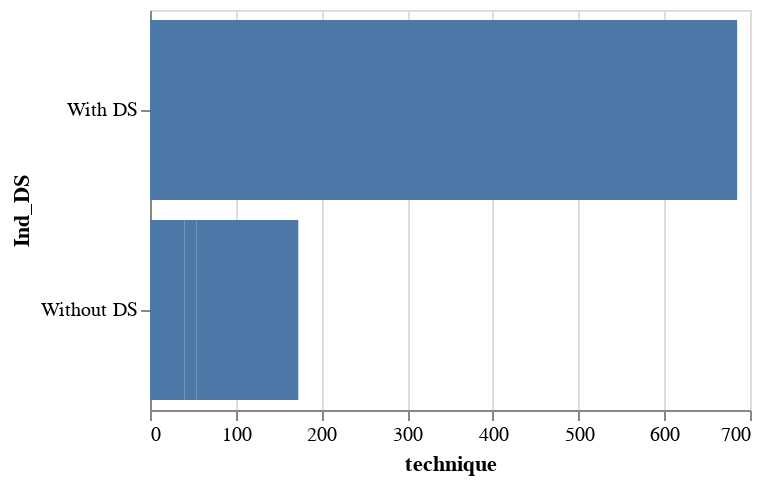

This figure's notebook cell:
### Code cell
alt.Chart(data_3).mark_bar().encode(x='technique', y='Ind_DS').properties(height = 200)

### Figure 1 — Vega-Lite specification as saved in the notebook (floating-point values rounded to 4 significant figures)
{"config": {"view": {"continuousWidth": 300, "continuousHeight": 300}}, "data": {"name": "data-604a41024dc84b16b099756d13f12098"}, "mark": {"type": "bar"}, "encoding": {"x": {"field": "technique", "type": "quantitative"}, "y": {"field": "Ind_DS", "type": "nominal"}}, "height": 200, "$schema": "https://vega.github.io/schema/vega-lite/v5.20.1.json", "datasets": {"data-604a41024dc84b16b099756d13f12098": [{"domain": "enterprise-attack", "Ind_DS": "With DS", "technique": 616}, {"domain": "enterprise-attack", "Ind_DS": "Without DS", "technique": 40}, {"domain": "ics-attack", "Ind_DS": "With DS", "technique": 69}, {"domain": "ics-attack", "Ind_DS": "Without DS", "technique": 14}, {"domain": "mobile-attack", "Ind_DS": "Without DS", "technique": 119}]}}
